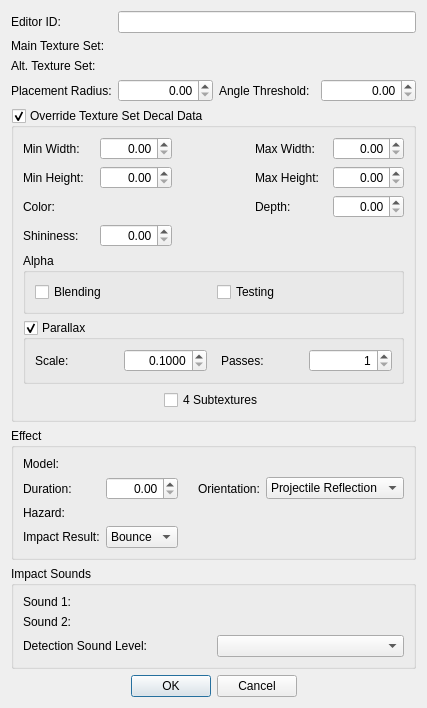
<?xml version="1.0" encoding="UTF-8"?>
<ui version="4.0">
 <class>FormDialogImpactData</class>
 <widget class="QDialog" name="FormDialogImpactData">
  <property name="geometry">
   <rect>
    <x>0</x>
    <y>0</y>
    <width>383</width>
    <height>680</height>
   </rect>
  </property>
  <property name="windowTitle">
   <string>ImpactData</string>
  </property>
  <layout class="QVBoxLayout" name="verticalLayout">
   <item>
    <layout class="QGridLayout" name="gridLayout">
     <item row="0" column="0">
      <widget class="QLabel" name="label">
       <property name="text">
        <string>Editor ID:</string>
       </property>
       <property name="buddy">
        <cstring>editorID</cstring>
       </property>
      </widget>
     </item>
     <item row="3" column="0">
      <widget class="QLabel" name="label_4">
       <property name="text">
        <string>Placement Radius:</string>
       </property>
       <property name="buddy">
        <cstring>radius</cstring>
       </property>
      </widget>
     </item>
     <item row="3" column="1">
      <widget class="QDoubleSpinBox" name="radius">
       <property name="alignment">
        <set>Qt::AlignRight|Qt::AlignTrailing|Qt::AlignVCenter</set>
       </property>
       <property name="maximum">
        <double>1000.000000000000000</double>
       </property>
      </widget>
     </item>
     <item row="2" column="0">
      <widget class="QLabel" name="label_3">
       <property name="text">
        <string>Alt. Texture Set:</string>
       </property>
       <property name="buddy">
        <cstring>textureSetSecondary</cstring>
       </property>
      </widget>
     </item>
     <item row="3" column="2">
      <widget class="QLabel" name="label_5">
       <property name="text">
        <string>Angle Threshold:</string>
       </property>
       <property name="buddy">
        <cstring>angleThreshold</cstring>
       </property>
      </widget>
     </item>
     <item row="1" column="0">
      <widget class="QLabel" name="label_2">
       <property name="text">
        <string>Main Texture Set:</string>
       </property>
       <property name="buddy">
        <cstring>textureSetMain</cstring>
       </property>
      </widget>
     </item>
     <item row="3" column="3">
      <widget class="QDoubleSpinBox" name="angleThreshold">
       <property name="alignment">
        <set>Qt::AlignRight|Qt::AlignTrailing|Qt::AlignVCenter</set>
       </property>
       <property name="maximum">
        <double>180.000000000000000</double>
       </property>
      </widget>
     </item>
     <item row="2" column="1" colspan="3">
      <widget class="DKFormPicker" name="textureSetSecondary"/>
     </item>
     <item row="1" column="1" colspan="3">
      <widget class="DKFormPicker" name="textureSetMain"/>
     </item>
     <item row="0" column="1" colspan="3">
      <widget class="QLineEdit" name="editorID"/>
     </item>
    </layout>
   </item>
   <item>
    <widget class="QGroupBox" name="decalData">
     <property name="title">
      <string>Override Texture Set Decal Data</string>
     </property>
     <property name="checkable">
      <bool>true</bool>
     </property>
     <layout class="QGridLayout" name="gridLayout_4">
      <item row="2" column="3">
       <widget class="QLabel" name="label_15">
        <property name="text">
         <string>Depth:</string>
        </property>
        <property name="buddy">
         <cstring>depth</cstring>
        </property>
       </widget>
      </item>
      <item row="3" column="1">
       <widget class="QDoubleSpinBox" name="shininess">
        <property name="alignment">
         <set>Qt::AlignRight|Qt::AlignTrailing|Qt::AlignVCenter</set>
        </property>
        <property name="maximum">
         <double>1000.000000000000000</double>
        </property>
       </widget>
      </item>
      <item row="1" column="0">
       <widget class="QLabel" name="label_11">
        <property name="text">
         <string>Min Height:</string>
        </property>
        <property name="buddy">
         <cstring>heightMin</cstring>
        </property>
       </widget>
      </item>
      <item row="0" column="4">
       <widget class="QDoubleSpinBox" name="widthMax">
        <property name="alignment">
         <set>Qt::AlignRight|Qt::AlignTrailing|Qt::AlignVCenter</set>
        </property>
        <property name="maximum">
         <double>1000.000000000000000</double>
        </property>
       </widget>
      </item>
      <item row="0" column="0">
       <widget class="QLabel" name="label_10">
        <property name="text">
         <string>Min Width:</string>
        </property>
        <property name="buddy">
         <cstring>widthMin</cstring>
        </property>
       </widget>
      </item>
      <item row="0" column="1">
       <widget class="QDoubleSpinBox" name="widthMin">
        <property name="alignment">
         <set>Qt::AlignRight|Qt::AlignTrailing|Qt::AlignVCenter</set>
        </property>
        <property name="maximum">
         <double>1000.000000000000000</double>
        </property>
       </widget>
      </item>
      <item row="5" column="0" colspan="5">
       <widget class="QGroupBox" name="flagParallax">
        <property name="title">
         <string>Parallax</string>
        </property>
        <property name="checkable">
         <bool>true</bool>
        </property>
        <layout class="QGridLayout" name="gridLayout_5">
         <item row="0" column="1">
          <widget class="QDoubleSpinBox" name="parallaxScale">
           <property name="whatsThis">
            <string>How deep the parallax depth will appear.</string>
           </property>
           <property name="alignment">
            <set>Qt::AlignRight|Qt::AlignTrailing|Qt::AlignVCenter</set>
           </property>
           <property name="decimals">
            <number>4</number>
           </property>
           <property name="minimum">
            <double>0.100000000000000</double>
           </property>
           <property name="maximum">
            <double>10.000000000000000</double>
           </property>
          </widget>
         </item>
         <item row="0" column="4">
          <widget class="QSpinBox" name="parallaxPasses">
           <property name="whatsThis">
            <string>Number of samples used to create the fake depth. More passes produce a higher-quality result, but are slower to render.</string>
           </property>
           <property name="alignment">
            <set>Qt::AlignRight|Qt::AlignTrailing|Qt::AlignVCenter</set>
           </property>
           <property name="minimum">
            <number>1</number>
           </property>
           <property name="maximum">
            <number>30</number>
           </property>
          </widget>
         </item>
         <item row="0" column="3">
          <widget class="QLabel" name="label_19">
           <property name="text">
            <string>Passes:</string>
           </property>
           <property name="buddy">
            <cstring>parallaxPasses</cstring>
           </property>
          </widget>
         </item>
         <item row="0" column="0">
          <widget class="QLabel" name="label_18">
           <property name="text">
            <string>Scale:</string>
           </property>
           <property name="buddy">
            <cstring>parallaxScale</cstring>
           </property>
          </widget>
         </item>
         <item row="0" column="2">
          <spacer name="horizontalSpacer_4">
           <property name="orientation">
            <enum>Qt::Horizontal</enum>
           </property>
           <property name="sizeType">
            <enum>QSizePolicy::Fixed</enum>
           </property>
           <property name="sizeHint" stdset="0">
            <size>
             <width>8</width>
             <height>20</height>
            </size>
           </property>
          </spacer>
         </item>
        </layout>
       </widget>
      </item>
      <item row="2" column="4">
       <widget class="QDoubleSpinBox" name="depth">
        <property name="whatsThis">
         <string>How far from the point of impact the decal will render.</string>
        </property>
        <property name="alignment">
         <set>Qt::AlignRight|Qt::AlignTrailing|Qt::AlignVCenter</set>
        </property>
        <property name="maximum">
         <double>1000.000000000000000</double>
        </property>
       </widget>
      </item>
      <item row="3" column="0">
       <widget class="QLabel" name="label_16">
        <property name="text">
         <string>Shininess:</string>
        </property>
        <property name="buddy">
         <cstring>shininess</cstring>
        </property>
       </widget>
      </item>
      <item row="2" column="1">
       <widget class="DKColorPickerButton" name="color">
        <property name="whatsThis">
         <string>A color tint to be applied to the selected texture, by multiplying the RGB channels.</string>
        </property>
       </widget>
      </item>
      <item row="6" column="0" colspan="5">
       <layout class="QHBoxLayout" name="horizontalLayout_2">
        <item alignment="Qt::AlignHCenter">
         <widget class="QCheckBox" name="flag4Subtex">
          <property name="text">
           <string>4 Subtextures</string>
          </property>
         </widget>
        </item>
       </layout>
      </item>
      <item row="2" column="0">
       <widget class="QLabel" name="label_14">
        <property name="text">
         <string>Color:</string>
        </property>
        <property name="buddy">
         <cstring>color</cstring>
        </property>
       </widget>
      </item>
      <item row="1" column="3">
       <widget class="QLabel" name="label_13">
        <property name="text">
         <string>Max Height:</string>
        </property>
        <property name="buddy">
         <cstring>heightMax</cstring>
        </property>
       </widget>
      </item>
      <item row="0" column="2">
       <spacer name="horizontalSpacer_3">
        <property name="orientation">
         <enum>Qt::Horizontal</enum>
        </property>
        <property name="sizeType">
         <enum>QSizePolicy::Fixed</enum>
        </property>
        <property name="sizeHint" stdset="0">
         <size>
          <width>8</width>
          <height>20</height>
         </size>
        </property>
       </spacer>
      </item>
      <item row="1" column="4">
       <widget class="QDoubleSpinBox" name="heightMax">
        <property name="alignment">
         <set>Qt::AlignRight|Qt::AlignTrailing|Qt::AlignVCenter</set>
        </property>
        <property name="maximum">
         <double>1000.000000000000000</double>
        </property>
       </widget>
      </item>
      <item row="0" column="3">
       <widget class="QLabel" name="label_12">
        <property name="text">
         <string>Max Width:</string>
        </property>
        <property name="buddy">
         <cstring>widthMax</cstring>
        </property>
       </widget>
      </item>
      <item row="1" column="1">
       <widget class="QDoubleSpinBox" name="heightMin">
        <property name="alignment">
         <set>Qt::AlignRight|Qt::AlignTrailing|Qt::AlignVCenter</set>
        </property>
        <property name="maximum">
         <double>1000.000000000000000</double>
        </property>
       </widget>
      </item>
      <item row="4" column="0" colspan="5">
       <widget class="QGroupBox" name="groupBox">
        <property name="title">
         <string>Alpha</string>
        </property>
        <layout class="QGridLayout" name="gridLayout_6">
         <item row="0" column="0">
          <widget class="QCheckBox" name="flagDecalAlphaBlend">
           <property name="text">
            <string>Blending</string>
           </property>
          </widget>
         </item>
         <item row="0" column="1">
          <widget class="QCheckBox" name="flagDecalAlphaTest">
           <property name="text">
            <string>Testing</string>
           </property>
          </widget>
         </item>
        </layout>
       </widget>
      </item>
     </layout>
    </widget>
   </item>
   <item>
    <widget class="QGroupBox" name="groupBox_2">
     <property name="whatsThis">
      <string>These options allow you to spawn a 3D model at the impact site. This can be used for sparks, chunks, and so on.</string>
     </property>
     <property name="title">
      <string>Effect</string>
     </property>
     <layout class="QGridLayout" name="gridLayout_3" columnstretch="0,1,0,0,1">
      <item row="0" column="1" colspan="4">
       <widget class="DKFormNIFPicker" name="effectModel"/>
      </item>
      <item row="0" column="0">
       <widget class="QLabel" name="label_9">
        <property name="text">
         <string>Model:</string>
        </property>
        <property name="buddy">
         <cstring>effectModel</cstring>
        </property>
       </widget>
      </item>
      <item row="1" column="4">
       <widget class="QComboBox" name="effectOrientation">
        <item>
         <property name="text">
          <string>Projectile Reflection</string>
         </property>
        </item>
        <item>
         <property name="text">
          <string>Projectile Vector</string>
         </property>
        </item>
        <item>
         <property name="text">
          <string>Surface Normal</string>
         </property>
        </item>
       </widget>
      </item>
      <item row="2" column="0">
       <widget class="QLabel" name="label_21">
        <property name="text">
         <string>Hazard:</string>
        </property>
        <property name="buddy">
         <cstring>effectHazard</cstring>
        </property>
       </widget>
      </item>
      <item row="3" column="0">
       <widget class="QLabel" name="label_22">
        <property name="text">
         <string>Impact Result:</string>
        </property>
        <property name="buddy">
         <cstring>effectImpactResult</cstring>
        </property>
       </widget>
      </item>
      <item row="1" column="3">
       <widget class="QLabel" name="label_23">
        <property name="text">
         <string>Orientation:</string>
        </property>
        <property name="buddy">
         <cstring>effectOrientation</cstring>
        </property>
       </widget>
      </item>
      <item row="1" column="1">
       <widget class="QDoubleSpinBox" name="effectDuration">
        <property name="alignment">
         <set>Qt::AlignRight|Qt::AlignTrailing|Qt::AlignVCenter</set>
        </property>
        <property name="maximum">
         <double>120.000000000000000</double>
        </property>
       </widget>
      </item>
      <item row="1" column="0">
       <widget class="QLabel" name="label_20">
        <property name="text">
         <string>Duration:</string>
        </property>
        <property name="buddy">
         <cstring>effectDuration</cstring>
        </property>
       </widget>
      </item>
      <item row="2" column="1" colspan="4">
       <widget class="DKFormPicker" name="effectHazard"/>
      </item>
      <item row="1" column="2">
       <spacer name="horizontalSpacer_5">
        <property name="orientation">
         <enum>Qt::Horizontal</enum>
        </property>
        <property name="sizeType">
         <enum>QSizePolicy::Fixed</enum>
        </property>
        <property name="sizeHint" stdset="0">
         <size>
          <width>8</width>
          <height>20</height>
         </size>
        </property>
       </spacer>
      </item>
      <item row="3" column="1">
       <widget class="QComboBox" name="effectImpactResult">
        <item>
         <property name="text">
          <string>Bounce</string>
         </property>
        </item>
        <item>
         <property name="text">
          <string>Default</string>
         </property>
        </item>
        <item>
         <property name="text">
          <string>Destroy</string>
         </property>
        </item>
        <item>
         <property name="text">
          <string>Impale</string>
         </property>
        </item>
        <item>
         <property name="text">
          <string>Stick</string>
         </property>
        </item>
       </widget>
      </item>
     </layout>
    </widget>
   </item>
   <item>
    <widget class="QGroupBox" name="groupBox_3">
     <property name="title">
      <string>Impact Sounds</string>
     </property>
     <layout class="QGridLayout" name="gridLayout_2">
      <item row="2" column="0">
       <widget class="QLabel" name="label_8">
        <property name="text">
         <string>Detection Sound Level:</string>
        </property>
        <property name="buddy">
         <cstring>detectionSoundLevel</cstring>
        </property>
       </widget>
      </item>
      <item row="0" column="0">
       <widget class="QLabel" name="label_6">
        <property name="text">
         <string>Sound 1:</string>
        </property>
        <property name="buddy">
         <cstring>sound1</cstring>
        </property>
       </widget>
      </item>
      <item row="1" column="0">
       <widget class="QLabel" name="label_7">
        <property name="text">
         <string>Sound 2:</string>
        </property>
        <property name="buddy">
         <cstring>sound2</cstring>
        </property>
       </widget>
      </item>
      <item row="0" column="1">
       <widget class="DKFormPicker" name="sound1"/>
      </item>
      <item row="1" column="1">
       <widget class="DKFormPicker" name="sound2"/>
      </item>
      <item row="2" column="1">
       <widget class="QComboBox" name="detectionSoundLevel"/>
      </item>
     </layout>
    </widget>
   </item>
   <item>
    <layout class="QHBoxLayout" name="horizontalLayout">
     <item>
      <spacer name="horizontalSpacer">
       <property name="orientation">
        <enum>Qt::Horizontal</enum>
       </property>
       <property name="sizeHint" stdset="0">
        <size>
         <width>40</width>
         <height>20</height>
        </size>
       </property>
      </spacer>
     </item>
     <item>
      <widget class="QPushButton" name="buttonOK">
       <property name="text">
        <string>OK</string>
       </property>
      </widget>
     </item>
     <item>
      <widget class="QPushButton" name="buttonCancel">
       <property name="text">
        <string>Cancel</string>
       </property>
      </widget>
     </item>
     <item>
      <spacer name="horizontalSpacer_2">
       <property name="orientation">
        <enum>Qt::Horizontal</enum>
       </property>
       <property name="sizeHint" stdset="0">
        <size>
         <width>40</width>
         <height>20</height>
        </size>
       </property>
      </spacer>
     </item>
    </layout>
   </item>
  </layout>
 </widget>
 <customwidgets>
  <customwidget>
   <class>DKColorPickerButton</class>
   <extends>QWidget</extends>
   <header>widgets/DKColorPickerButton.h</header>
  </customwidget>
  <customwidget>
   <class>DKFormPicker</class>
   <extends>QWidget</extends>
   <header>widgets/DKFormPicker.h</header>
  </customwidget>
  <customwidget>
   <class>DKFormNIFPicker</class>
   <extends>QWidget</extends>
   <header>widgets/DKFormNIFPicker.h</header>
  </customwidget>
 </customwidgets>
 <tabstops>
  <tabstop>editorID</tabstop>
  <tabstop>textureSetMain</tabstop>
  <tabstop>textureSetSecondary</tabstop>
  <tabstop>radius</tabstop>
  <tabstop>angleThreshold</tabstop>
  <tabstop>decalData</tabstop>
  <tabstop>widthMin</tabstop>
  <tabstop>widthMax</tabstop>
  <tabstop>heightMin</tabstop>
  <tabstop>heightMax</tabstop>
  <tabstop>color</tabstop>
  <tabstop>depth</tabstop>
  <tabstop>shininess</tabstop>
  <tabstop>flagParallax</tabstop>
  <tabstop>parallaxScale</tabstop>
  <tabstop>parallaxPasses</tabstop>
  <tabstop>flag4Subtex</tabstop>
  <tabstop>effectModel</tabstop>
  <tabstop>effectDuration</tabstop>
  <tabstop>effectOrientation</tabstop>
  <tabstop>effectHazard</tabstop>
  <tabstop>effectImpactResult</tabstop>
  <tabstop>sound1</tabstop>
  <tabstop>sound2</tabstop>
  <tabstop>detectionSoundLevel</tabstop>
  <tabstop>buttonOK</tabstop>
  <tabstop>buttonCancel</tabstop>
 </tabstops>
 <resources/>
 <connections/>
</ui>
